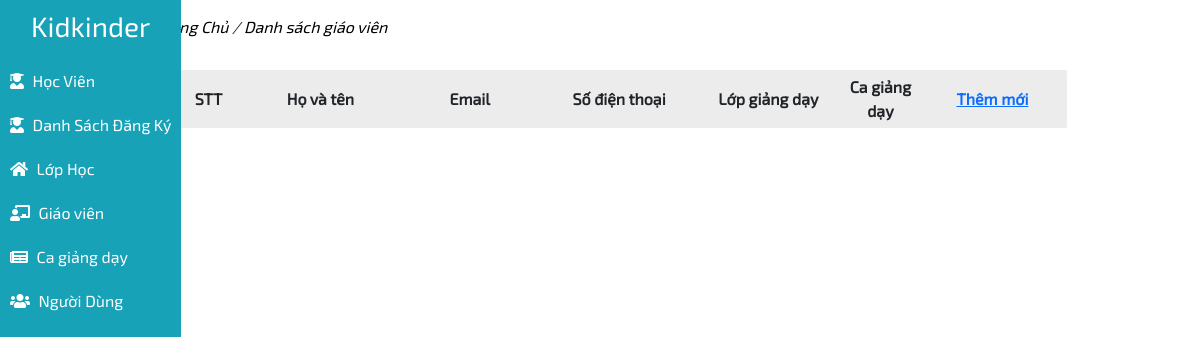
The app's page /admin/index.php?action=teacher, older data.
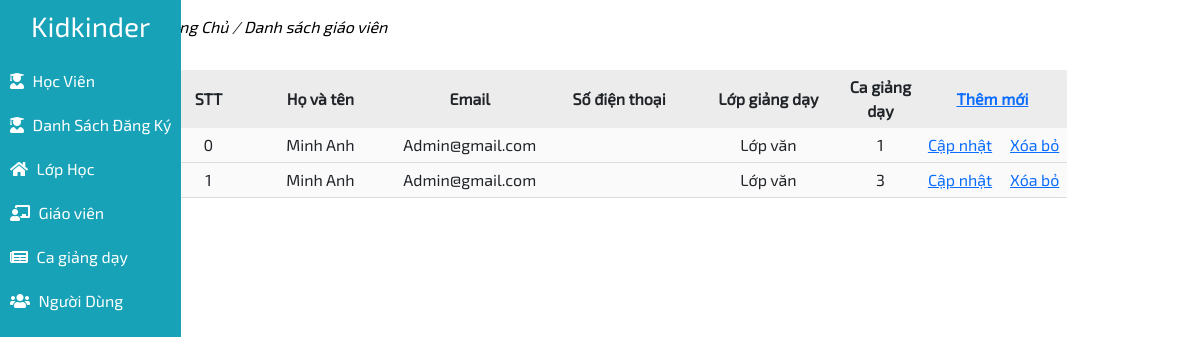
The same page, newer data.
### tables this page shows
CREATE TABLE `detailclass` (
  `id` int(11) NOT NULL,
  `idClass` varchar(45) DEFAULT NULL,
  `idShift` varchar(45) DEFAULT NULL,
  `idTeacher` varchar(45) DEFAULT NULL
);

CREATE TABLE `teachers` (
  `idTeacher` int(11) NOT NULL,
  `nameTeacher` varchar(45) DEFAULT NULL,
  `emailTeacher` varchar(45) DEFAULT NULL,
  `class1` varchar(45) DEFAULT NULL,
  `shift1` varchar(45) DEFAULT NULL,
  `phoneNumber` varchar(45) DEFAULT NULL,
  `cccd` varchar(45) DEFAULT NULL,
  `class2` varchar(45) DEFAULT NULL,
  `shift2` varchar(45) DEFAULT NULL
);

CREATE TABLE `class` (
  `id_class` int(11) NOT NULL,
  `class_name` varchar(100) NOT NULL,
  `start_date` date NOT NULL,
  `end_date` date NOT NULL,
  `tuition` varchar(15) NOT NULL,
  `desc_class` text NOT NULL,
  `capacity` int(11) NOT NULL,
  `images` varchar(255) NOT NULL,
  `current_number` int(11) NOT NULL
);

CREATE TABLE `shiftclass` (
  `idShift` int(11) NOT NULL,
  `hourStart` time DEFAULT NULL,
  `hourEnd` time DEFAULT NULL,
  `nameShift` varchar(45) DEFAULT NULL
);

### database/config.php (called while the page is built)
<?php
    function getConnect(){
        $host = "localhost";
        $dbname = "kisdschool";
        $dbusername = "root";
        $dbpwd = "";
        try {
            $conn = new PDO("mysql:host=$host;dbname=$dbname;charset=utf8", $dbusername, $dbpwd);
        }catch(Exception $ex){
            var_dump($ex->getMessage());
            die;
        }
        return $conn;
    }
    function executeQuery($sqlQuery, $getAll = false){
        $conn = getConnect();
        $stmt = $conn->prepare($sqlQuery);
        $stmt->execute();
        $result = $stmt->fetchAll();
        if(!$result){
            return null;
        }
        if($getAll){
            return $result;
        }
        return $result[0];
    }
?>

### admin/page/teachers.php (the view)
<?php
$sqlTeacher = "SELECT * FROM kisdschool.teachers join detailClass on teachers.idTeacher = detailClass.idTeacher join class on detailClass.idClass = class.id_class join shiftClass on shiftClass.idShift = detailClass.idShift";
$dataTeachers = empty(executeQuery($sqlTeacher, true)) ? [] : executeQuery($sqlTeacher, true);
?>
<div class="teacherPage">
    <p class="navPage">
        <a href=""><i>Trang Chủ</i></a>
        <i>/</i>
        <a href=""><i>Danh sách giáo viên</i></a>
    </p>
    <div class="content">
        <table>
            <thead>
                <tr>
                    <th class="col-1">STT</th>
                    <th class="col-2">Họ và tên</th>
                    <th class="col-2">Email</th>
                    <th class="col-2">Số điện thoại</th>
                    <th class="col-2">Lớp giảng dạy</th>
                    <th class="col-1">Ca giảng dạy</th>
                    <th colspan="2" class="col-2">
                        <a href="?action=new-teacher">Thêm mới</a>
                    </th>
                </tr>
            </thead>
            <tbody>
                <?php foreach ($dataTeachers as $key => $value): ?>
                <tr>
                    <td><?= $key ?></td>
                    <td><?= $value['nameTeacher'] ?></td>
                    <td><?= $value['emailTeacher'] ?></td>
                    <td><?= $value['phoneNumber'] ?></td>
                    <td><?= $value['class_name'] ?></td>
                    <td><?= $value['nameShift'] ?></td>
                    <td>
                        <a href="?action=update-teacher&id=<?= $value['idTeacher'] ?>">Cập nhật</a>
                    </td>
                    <td>
                        <a href="?action=remove-teacher&id=<?= $value['idTeacher'] ?>">Xóa bỏ</a>
                    </td>
                </tr>
                <?php endforeach ?>
            </tbody>
        </table>
    </div>
</div>

Row changes from the older to the newer data that the page shows:
added detailclass: key "0", idTeacher.nameTeacher "Minh Anh", idTeacher.emailTeacher "Admin@gmail.com", idClass.class_name "Lớp văn", idShift.nameShift "1"
added detailclass: key "1", idTeacher.nameTeacher "Minh Anh", idTeacher.emailTeacher "Admin@gmail.com", idClass.class_name "Lớp văn", idShift.nameShift "3"
